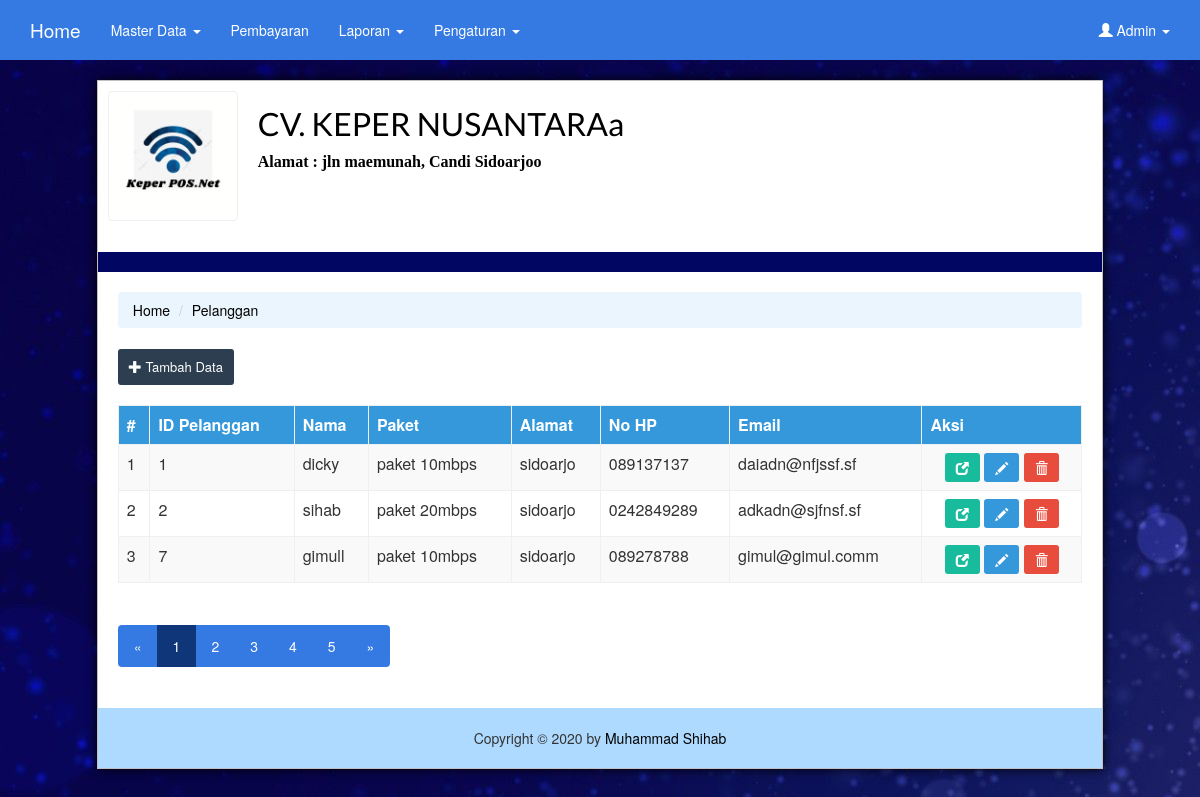
/index.php?page=pelanggan (signed in), run on the app's committed database.
### tables this page shows
CREATE TABLE `t_setting` (
  `id` int(11) NOT NULL,
  `nama` varchar(100) NOT NULL,
  `alamat` varchar(255) NOT NULL,
  `pemilik` varchar(50) NOT NULL,
  `logo` varchar(50) NOT NULL
);

CREATE TABLE `t_users` (
  `id` int(11) NOT NULL,
  `id_paket` int(11) DEFAULT NULL,
  `nama` varchar(30) NOT NULL,
  `alamat` varchar(30) NOT NULL,
  `no_hp` varchar(13) NOT NULL,
  `email` varchar(25) NOT NULL,
  `username` varchar(50) NOT NULL,
  `password` varchar(50) NOT NULL,
  `level` enum('admin','pelanggan') NOT NULL
);

CREATE TABLE `t_paket` (
  `id` int(11) NOT NULL,
  `nama` varchar(25) NOT NULL,
  `harga` varchar(15) NOT NULL
);

### view/l_pelanggan.php (the view)
<?php
  if($_SESSION['level']=="pelanggan"){
  header("location:index.php");
}else{
?>
<ul class="breadcrumb">
  <li><a href="./">Home</a></li>
  <li class="active"><?php echo ucfirst($page) ; ?></li>
</ul>
<div class="btn-group" >
  <a href="?page=pelanggan&aksi=tambah" class="btn btn-primary btn-sm"><span class="glyphicon glyphicon-plus" aria-hidden="true"></span> Tambah Data</a>
</div>
<br/><br/>
<?php
  if ($action == ""){
?>
<table class="table table-hover table-bordered table-striped">
	<thead>
	    <tr class="info">
	      <th>#</th>
	      <th>ID Pelanggan</th>
	      <th>Nama</th>
	      <th>Paket</th>
	      <th>Alamat</th>
        <th>No HP</th>
        <th>Email</th>
	      <th>Aksi</th>
	    </tr>
  	</thead>
  	<tbody>
  		  <?php
          $query = "SELECT t_users.*, t_paket.nama AS nama_paket, t_paket.harga FROM t_users LEFT JOIN t_paket ON t_users.id_paket = t_paket.id WHERE t_users.level != 'admin' ORDER BY t_users.id ASC";
          $result = mysqli_query($koneksi, $query);
          $no=1;
          while ($lihat = mysqli_fetch_array($result)) {
        ?>
      <tr>
        <td><?php echo $no++; ?></td>
        <td><?php echo $lihat['id'] ?></td>
        <td><?php echo $lihat['nama'] ?></td>
        <td><?php echo $lihat['nama_paket'] ?></td>
        <td><?php echo $lihat['alamat'] ?></td>
        <td><?php echo $lihat['no_hp'] ?></td>
        <td><?php echo $lihat['email'] ?></td>
        <td align="center">
  				<a href="?page=pelanggan&aksi=detail&id=<?= $lihat['id'] ;?>" class="btn btn-success btn-sm" title="Lihat Data"><span class="glyphicon glyphicon-new-window" aria-hidden="true"></span></a>
  				<a href="?page=pelanggan&aksi=edit&id=<?= $lihat['id'] ;?>" class="btn btn-info btn-sm" title="Edit Data"><span class="glyphicon glyphicon-pencil" aria-hidden="true"></span></a>
  				<a href="?page=pelanggan&aksi=delete&id=<?= $lihat['id'] ;?>" onclick="javascript: return confirm('Anda yakin akan menghapus data ini ?')" class="btn btn-danger btn-sm" title="Hapus Data"><span class="glyphicon glyphicon-trash" aria-hidden="true"></span></a>
  		</td>
      </tr>
      <?php
        }
      ?>
  	</tbody>
</table>
	<ul class="pagination">
	  <li class="disabled"><a href="#">«</a></li>
	  <li class="active"><a href="#">1</a></li>
	  <li><a href="#">2</a></li>
	  <li><a href="#">3</a></li>
	  <li><a href="#">4</a></li>
	  <li><a href="#">5</a></li>
	  <li><a href="#">»</a></li>
	</ul>
<?php
  }else if($action == "delete"){
    $id = $_GET['id'];
    $query = "DELETE FROM t_users WHERE id='$id'";
    if (mysqli_query($koneksi, $query)) {
        echo '<META HTTP-EQUIV="Refresh" Content="0; URL=?page=pelanggan">';
    } else {
        die("Gagal menghapus data karena : " . mysqli_error($koneksi));
    }
  }else{
    echo "maaf aksi tidak ditemukan";
  }
  }
?>

### index.php (shortened to what this page needs)
<?php
  include "inc/config.php";
  $query = "SELECT * FROM t_setting LIMIT 1";
  $result = mysqli_query($koneksi, $query);
  $setting = mysqli_fetch_assoc($result);
  if(empty($_SESSION['username'])){
    header("location:login.php");
  }else{
?>
<html>
<head>
  <link href="css/bootstrap.css" rel="stylesheet">
  <link href="css/style.css" rel="stylesheet">
  <link rel="stylesheet" href="js/jquery/jquery-ui.css">
</head>
<body>
<div class="navbar navbar-inverse navbar-fixed-top">
      <div class="container">
        <div class="navbar-header">
          <a href="./" class="navbar-brand">Home</a>
        </div>
        <div class="navbar-collapse collapse" id="navbar-main">
          <ul class="nav navbar-nav">
            <?php if($_SESSION['level'] == 'admin'){ ;?>
            <li class="dropdown">
              <a class="dropdown-toggle" data-toggle="dropdown" href="#" id="themes">Master Data <span class="caret"></span></a>
            </li>
            <?php }?>
            <li><a href="?page=transaksi">Pembayaran</a></li>
            <li class="dropdown">
              <a class="dropdown-toggle" data-toggle="dropdown" href="#" id="themes">Laporan <span class="caret"></span></a>
            </li>
            <?php if($_SESSION['level'] == 'admin'){ ;?>
            <li class="dropdown">
              <a class="dropdown-toggle" data-toggle="dropdown" href="#" id="themes">Pengaturan <span class="caret"></span></a>
            </li>
            <?php }?>
          </ul>
          <ul class="nav navbar-nav navbar-right">
            <li class="dropdown">
              <a class="dropdown-toggle" data-toggle="dropdown" href="#" title="<?php echo ucfirst($_SESSION['username'])  ;?>" id="download"><span class="glyphicon glyphicon-user" aria-hidden="true"></span> <?php echo ucfirst($_SESSION['username'])  ;?> <span class="caret"></span></a>
            </li>
          </ul>
        </div>
      </div>
    </div>
<div id="wadah">
  <div id="kepala">
        <img src="img/<?= $setting['logo'] ?>" class="thumbnail span3" style="display: inline; float: left; margin-right: 20px; width: 130px; height: 130px">
        <h2 style="margin: 15px 0 10px 0; color: #000;"><?php echo $setting['nama'] ?></h2>
        <div style="color: #000; font-size: 16px; font-family: Tahoma" class="clearfix"><b>Alamat : <?php echo $setting['alamat'] ?></b></div>
      </div>
  <div id="isi">
  <?php
    $page = @$_GET['page'];
    $action = @$_GET['aksi'];
    if($page == "pelanggan"){
      if ($action == ""){
        include "view/l_pelanggan.php" ;
      }else if ($action == "tambah"){
        include "view/f_pelanggan.php" ;
      }else if ($action == "detail"){
        include "view/detail_pelanggan.php" ;
      }else if ($action == "edit"){
        include "view/u_pelanggan.php" ;
      }else if ($action == "delete"){
        include "view/l_pelanggan.php" ;
      }
    }else if ($page == "paket"){
      if ($action == ""){
        include "view/l_paket.php" ;
      }else if ($action == "tambah"){
        include "view/f_paket.php" ;
      }else if ($action == "edit"){
        include "view/u_paket.php" ;
      } else if ($action == "delete"){
        include "view/l_paket.php" ;
      }
    }else if ($page == "transaksi"){
      if($action == ""){
        include "view/l_transaksi.php";
      }else if($action=="tambah"){
        include "view/f_transaksi.php";
      }else if($action=="edit"){
        include "view/u_transaksi.php";
      }else if($action=="delete"){
        include "view/l_transaksi.php";
      }
    }else if ($page == "profile"){
      include "view/setting.php";
    }else if ($page == "user"){
      if($action == ""){
      include "view/l_user.php";
      }elseif ($action == "tambah") {
        include "view/f_user.php";
      }elseif ($action == "edit") {
        include "view/u_user.php";
      }elseif ($action == "delete") {
        include "view/l_user.php";
      }
    }else if ($page == "rekapbayar"){
      include "view/rekap_laporan.php";
    }else if ($page == "logout"){
      include "logout.php";
    }else if ($page == ""){
      include "view/xyz.php" ;
    }else {
      include "view/404.php";
    }
  ?>
  </div>
  <div id="ekor">
  Copyright &copy; 2020 by <a href="https://www.instagram.com/mrhabs_/" target="_blank" title="Muhammad Shihab"> Muhammad Shihab </a>
  </div>
</div>
</body>
</html>
<?php
}
?>

### css/style.css (style rules this page uses)
body { background: url(../img/back.jpg); }
#wadah { width: 85%; margin: 80px auto; border: 1px solid silver; box-shadow: 0 0 10px #000; background-color: #fff; }
#kepala { font-size: 20px; padding: 10px; border-bottom: 20px solid #000661; }
#kepala img { background-repeat: no-repeat; }
#isi { min-height: 400px; padding: 20px; }
#ekor { text-align: center; padding: 20px; background-color: #afdaff; }

### data on the page
t_setting: logo (picture), nama "CV. KEPER NUSANTARAa", alamat "jln maemunah, Candi Sidoarjoo"
t_users: id "1", nama "dicky", id_paket.nama "paket 10mbps", alamat "sidoarjo", no_hp "089137137", email "daiadn@nfjssf.sf"
t_users: id "2", nama "sihab", id_paket.nama "paket 20mbps", alamat "sidoarjo", no_hp "0242849289", email "adkadn@sjfnsf.sf"
t_users: id "7", nama "gimull", id_paket.nama "paket 10mbps", alamat "sidoarjo", no_hp "089278788", email "gimul@gimul.comm"

### other printed values
$_SESSION['username'] "Admin"
$page "Pelanggan"
